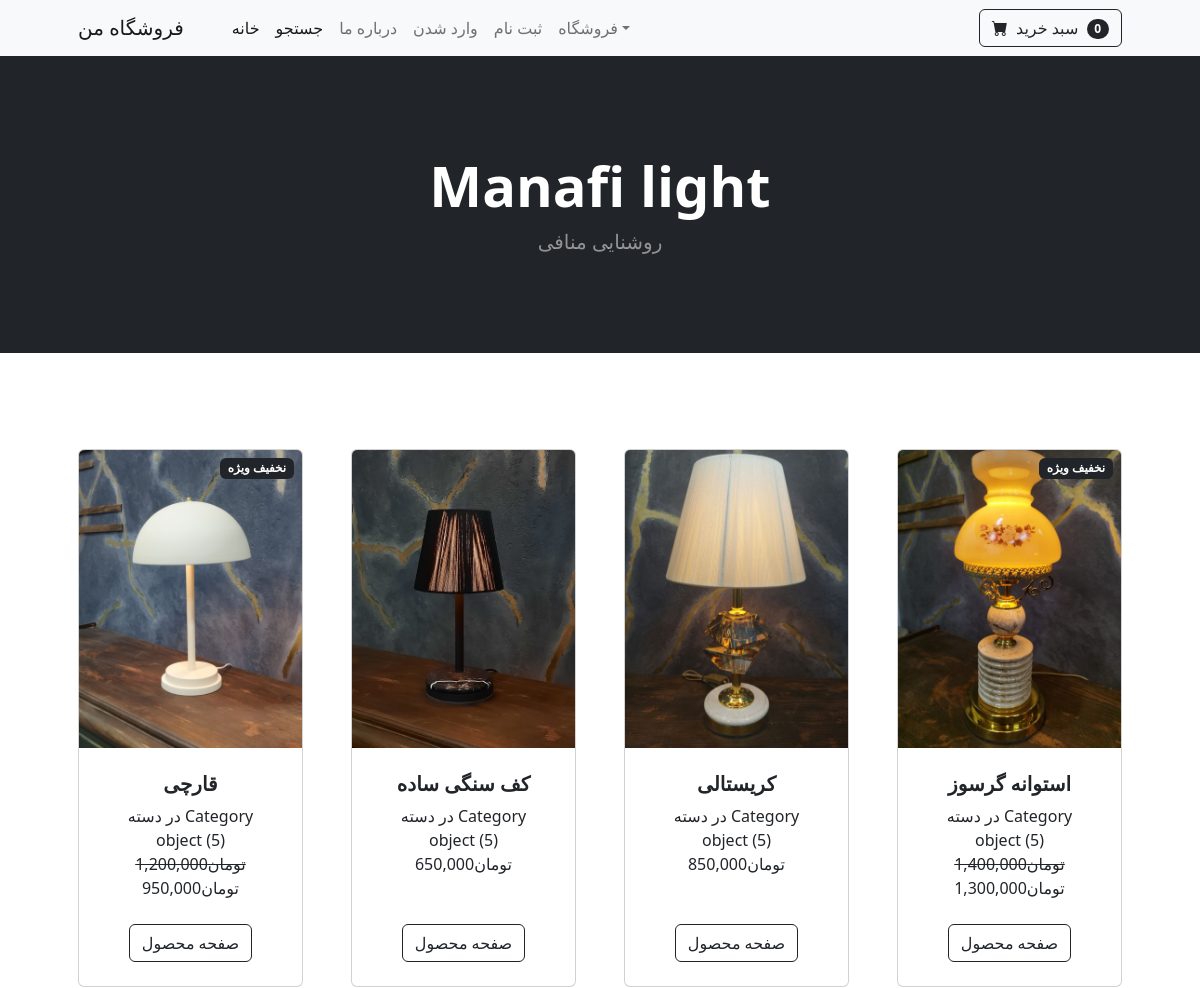
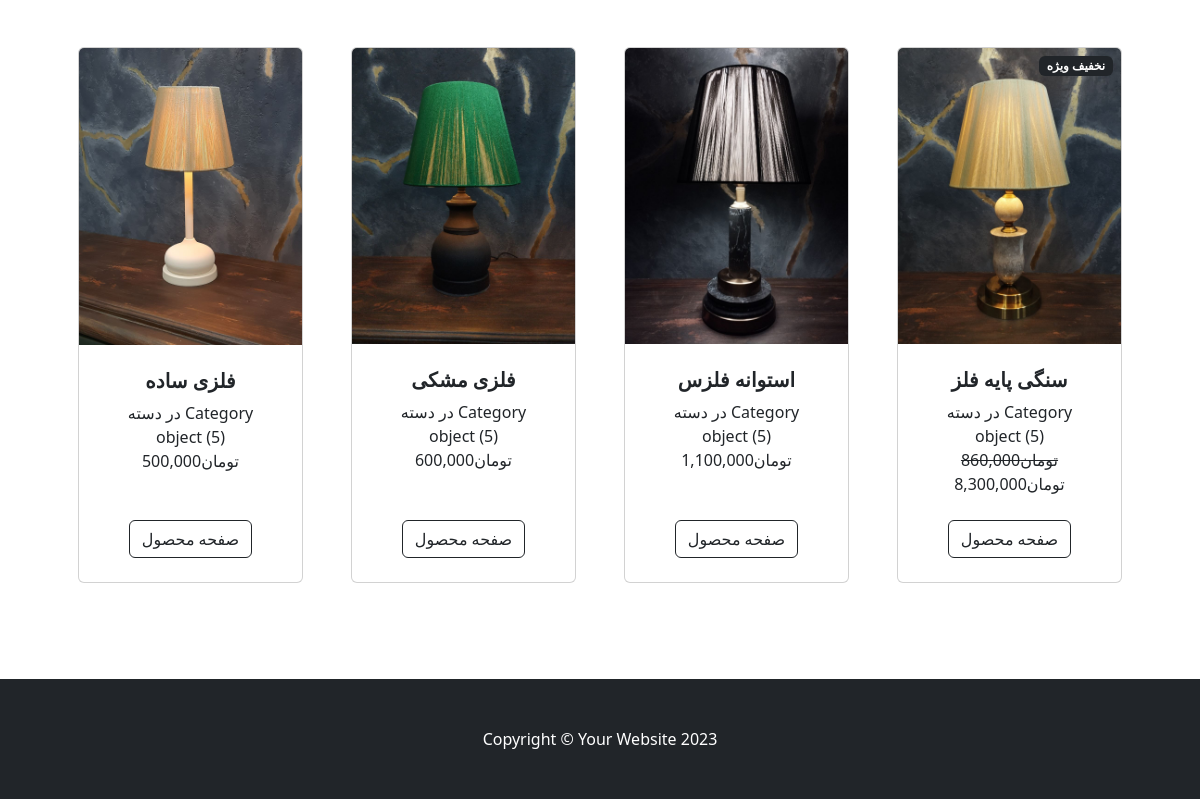
The page / on the database its author committed (2 pictures, top to bottom).
### shop/models.py (models this page shows, shortened)
class Product(models.Model):
    name = models.CharField(max_length=40)
    description = models.CharField(max_length=500, default='', blank=True, null=True)
    price = models.DecimalField(default=0, decimal_places=0, max_digits=12)
    category = models.ForeignKey(Category, on_delete=models.CASCADE, default=1)
    picture = models.ImageField(upload_to='upload/product/')
    is_sale = models.BooleanField(default=False)
    sale_price = models.DecimalField(default=0, decimal_places=0, max_digits=12)

class Category(models.Model):
    name = models.CharField(max_length=20)

### shop/views.py (the view)
# urls.py: path('', views.helloworld, name="home"),
def helloworld(request):
    all_products = Product.objects.all()
    return render(request, 'index.html', {'products': all_products})

### cart/cart.py (called while the page is built)
    def __len__(self):
        return len(self.cart)

### cart/context_processors.py (called while the page is built)
def cart(request):
    return{'cart':Cart(request)}

### shop/templates/index.html (shortened to what this page needs)
{% extends "base.html" %}
{% load static %}
{% block content %}
    <header class="bg-dark py-5">
        <div class="container px-4 px-lg-5 my-5">
            <div class="text-center text-white">
                <h1 class="display-4 fw-bolder">Manafi light</h1>
                <p class="lead fw-normal text-white-50 mb-0">روشنایی منافی</p>
            </div>
        </div>
    </header>
    <section class="py-5">
        <div class="container px-4 px-lg-5 mt-5">
            <div class="row gx-4 gx-lg-5 row-cols-2 row-cols-md-3 row-cols-xl-4 justify-content-center">
                {% for item in products %}
                {% if item.is_sale %}
                <div class="col mb-5">
                    <div class="card h-100">
                        <div class="badge bg-dark text-white position-absolute" style="top: 0.5rem; right: 0.5rem">نخفیف ویژه</div>
                        <img class="card-img-top" src="{{ item.picture.url }}" alt="..." />
                        <div class="card-body p-4">
                            <div class="text-center">
                                <h5 class="fw-bolder">{{ item.name }}</h5>
                                در دسته {{ item.category }} <br>
                                <strike>{{ item.price }}تومان </strike><br>
                                {{ item.sale_price }}تومان
                            </div>
                        </div>
                        <div class="card-footer p-4 pt-0 border-top-0 bg-transparent">
                            <div class="text-center"><a class="btn btn-outline-dark mt-auto" href="{% url 'product' item.id %}">صفحه محصول</a></div>
                        </div>
                    </div>
                </div>
                {% else %}
                <div class="col mb-5">
                    <div class="card h-100">
                        <img class="card-img-top" src="{{ item.picture.url }}" alt="..." />
                        <div class="card-body p-4">
                            <div class="text-center">
                                <h5 class="fw-bolder">{{ item.name }}</h5>
                                در دسته {{ item.category }} <br>
                                {{ item.price }}تومان
                            </div>
                        </div>
                        <div class="card-footer p-4 pt-0 border-top-0 bg-transparent">
                            <div class="text-center"><a class="btn btn-outline-dark mt-auto" href="{% url 'product' item.id %}">صفحه محصول</a></div>
                        </div>
                    </div>
                </div>
                {% endif %}
                {% endfor %}
                </div>
            </div>
    </section>
{% endblock %}

### shop/templates/base.html (shortened to what this page needs)
{% load static %}
<!DOCTYPE html>
<html lang="en">
    <head>
        <link href="https://cdn.jsdelivr.net/npm/bootstrap-icons@1.5.0/font/bootstrap-icons.css" rel="stylesheet" />
        <link href="{% static 'css/styles.css' %}" rel="stylesheet" />
    </head>
    <body>
        {% include 'navbar.html' %}
        {% block content %}
        {% endblock %}
        <footer class="py-5 bg-dark">
            <div class="container"><p class="m-0 text-center text-white">Copyright &copy; Your Website 2023</p></div>
        </footer>
    </body>
</html>

### shop/templates/navbar.html (shortened to what this page needs)
<nav class="navbar navbar-expand-lg navbar-light bg-light">
    <div class="container px-4 px-lg-5">
        <a class="navbar-brand" href="/">فروشگاه من</a>
        <div class="collapse navbar-collapse" id="navbarSupportedContent">
            <ul class="navbar-nav me-auto mb-2 mb-lg-0 ms-lg-4">
                <li class="nav-item"><a class="nav-link active" aria-current="page" href="{% url 'home' %}">خانه</a></li>
                <li class="nav-item"><a class="nav-link active" aria-current="page" href="{% url 'search' %}">جستجو</a></li>
                <li class="nav-item"><a class="nav-link" href="about/">درباره ما</a></li>
                {% if user.is_authenticated %}
                <li class="nav-item dropdown">
                    <a class="nav-link dropdown-toggle" id="navbarDropdown" href="{% url 'home' %}" role="button" data-bs-toggle="dropdown" aria-expanded="false">پروفایل</a>
                    <ul class="dropdown-menu" aria-labelledby="navbarDropdown">
                        <li><a class="dropdown-item" href="{% url 'update_user' %}">پروفایل کاربری</a></li>
                        <li><hr class="dropdown-divider" /></li>
                        <li><a class="dropdown-item" href="{% url 'update_info' %}">اطلاعات کاربری</a></li>
                        <li><a class="dropdown-item" href="{% url 'orders' %}">سفارشات </a></li>
                    </ul>
                </li>
                <li class="nav-item"><a class="nav-link" href="{% url 'logout' %}">خارج شدن</a></li>
                {% else %}
                <li class="nav-item"><a class="nav-link" href="{% url 'login' %}">وارد شدن</a></li>
                <li class="nav-item"><a class="nav-link" href="{% url 'signup' %}">ثبت نام</a></li>
                {% endif %}
                <li class="nav-item dropdown">
                    <a class="nav-link dropdown-toggle" id="navbarDropdown" href="{% url 'home' %}" role="button" data-bs-toggle="dropdown" aria-expanded="false">فروشگاه</a>
                </li>
            </ul>
            <form class="d-flex">
                <a href={% url 'cart_summary' %} class="btn btn-outline-dark">
                    <i class="bi-cart-fill me-1"></i>
                    سبد خرید
                    <span class="badge bg-dark text-white ms-1 rounded-pill" id="cart_quantity">{{ cart|length }}</span>
                </a>
            </form>
        </div>
    </div>
</nav>

### rows shown on the page
Product: picture (picture), name "قارچی", category "Category object (5)", price "1,200,000", sale_price "950,000"
Product: picture (picture), name "کف سنگی ساده", category "Category object (5)", price "650,000"
Product: picture (picture), name "کریستالی", category "Category object (5)", price "850,000"
Product: picture (picture), name "استوانه گرسوز", category "Category object (5)", price "1,400,000", sale_price "1,300,000"
Product: picture (picture), name "فلزی ساده", category "Category object (5)", price "500,000"
Product: picture (picture), name "فلزی مشکی", category "Category object (5)", price "600,000"
Product: picture (picture), name "استوانه فلزس", category "Category object (5)", price "1,100,000"
Product: picture (picture), name "سنگی پایه فلز", category "Category object (5)", price "860,000", sale_price "8,300,000"

### other values the page prints
{{ cart|length }} "0"
